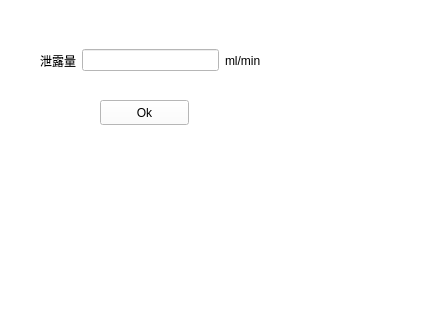
<?xml version="1.0" encoding="UTF-8"?>
<ui version="4.0">
 <class>FormVolumeTest</class>
 <widget class="QWidget" name="FormVolumeTest">
  <property name="geometry">
   <rect>
    <x>0</x>
    <y>0</y>
    <width>427</width>
    <height>320</height>
   </rect>
  </property>
  <property name="windowTitle">
   <string>Form</string>
  </property>
  <property name="styleSheet">
   <string notr="true">background-color: rgb(255, 255, 255);</string>
  </property>
  <widget class="QPushButton" name="pushButton_ok">
   <property name="geometry">
    <rect>
     <x>100</x>
     <y>100</y>
     <width>89</width>
     <height>25</height>
    </rect>
   </property>
   <property name="text">
    <string>Ok</string>
   </property>
  </widget>
  <widget class="QWidget" name="">
   <property name="geometry">
    <rect>
     <x>40</x>
     <y>40</y>
     <width>221</width>
     <height>41</height>
    </rect>
   </property>
   <layout class="QHBoxLayout" name="horizontalLayout">
    <item>
     <widget class="QLabel" name="label">
      <property name="text">
       <string>泄露量</string>
      </property>
     </widget>
    </item>
    <item>
     <widget class="QLineEdit" name="lineEdit"/>
    </item>
    <item>
     <widget class="QLabel" name="label_2">
      <property name="text">
       <string>ml/min</string>
      </property>
     </widget>
    </item>
   </layout>
  </widget>
 </widget>
 <resources/>
 <connections/>
</ui>
